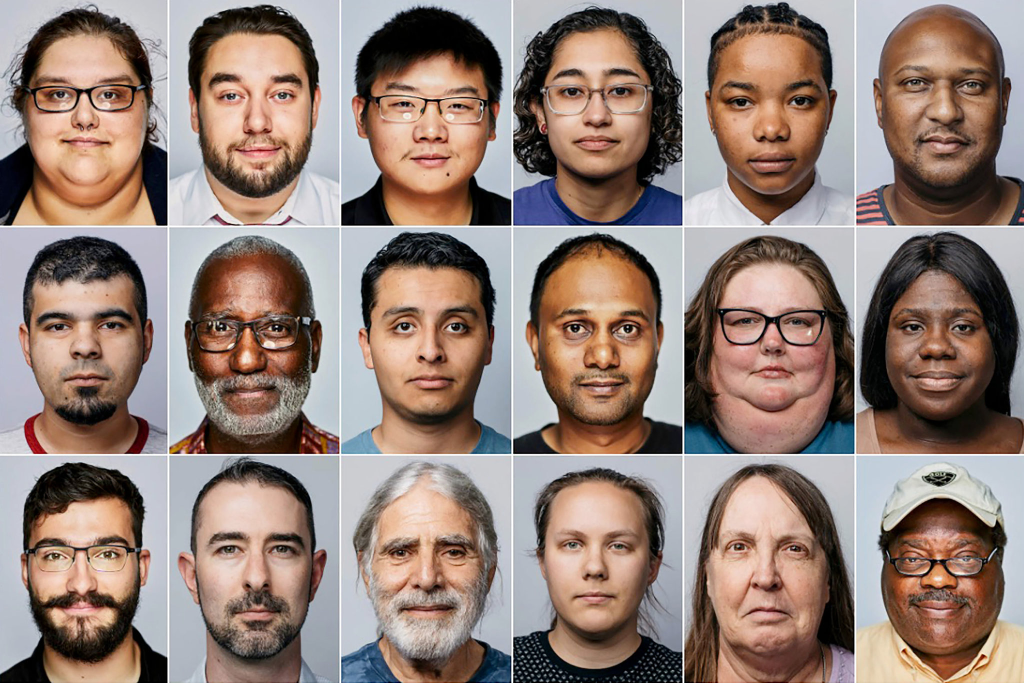
#> input picture Photos/people2.jpg, 2048 x 1365 px, found by its file name (shown at 1/2 size)
$ python FaceDetection.py
#> lines starting #> are read from the running program, lines starting #| are printed output that depends on the picture; after the words box and inside, x2 and y2 are one past the last pixel; in counts of white or black regions, pixels touching at a corner belong together
import cv2 as cv
import numpy as np

img = cv.imread(r'D:/computer-vision/Photos/people2.jpg')
#> img is the input picture: shape (1365, 2048, 3); mean B, G, R 119.7, 128.3, 147.7

width, height = 700, 500
new = cv.resize(img, (width, height))
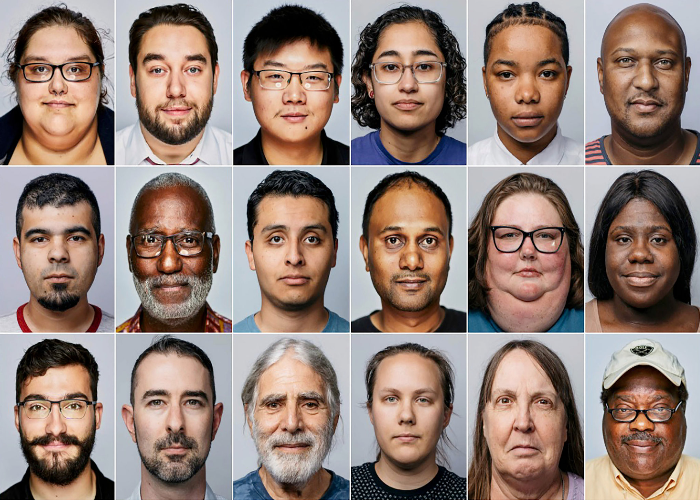
#> new: shape (500, 700, 3); mean B, G, R 119.7, 128.2, 147.7

gray = cv.cvtColor(new, cv.COLOR_BGR2GRAY)
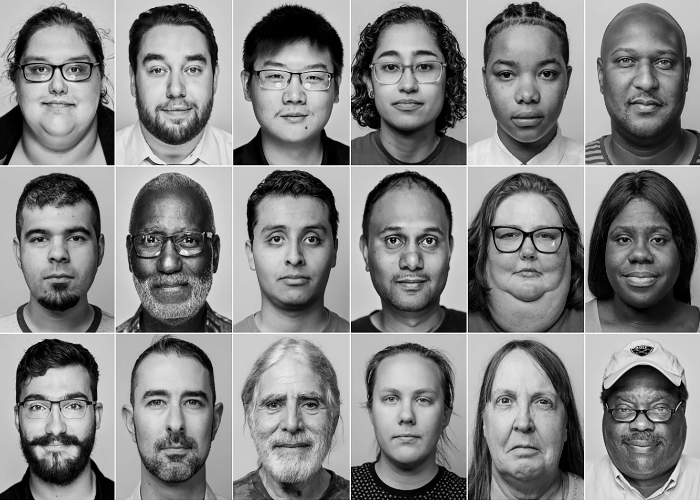
#> gray: shape (500, 700); min 0, max 255, mean 133

haar_cascade = cv.CascadeClassifier(r'D:/computer-vision/haar_face.xml')
faces = haar_cascade.detectMultiScale(gray, scaleFactor=1.1, minNeighbors=3)
#> faces = 18 rows, first 6: [125, 30, 100, 100], [475, 32, 104, 104], [598, 205, 86, 86], [12, 202, 92, 92], [362, 363, 90, 90], [596, 26, 95, 95]
# min is the min number of rectangles the code must identify to declare it as a face
# on setting the scale close to 1.1 and 3 or 4 we are accurately able to get all 18 faces correctly
# on increasing the min> 3, we are encountering errors of +1 or -1
for (x,y,w,h) in faces:
    cv.rectangle(new,(x,y),(x+w,y+h),(0,255,0),thickness=2)
#> this loop made 18 passes
#> (x, y, w, h) on passes 1 to 12: (125, 30, 100, 100), (475, 32, 104, 104), (598, 205, 86, 86), (12, 202, 92, 92), (362, 363, 90, 90), (596, 26, 95, 95), (360, 28, 96, 96), (250, 40, 92, 92), (474, 196, 106, 106), (241, 197, 107, 107), (360, 201, 102, 102), (472, 362, 102, 102)
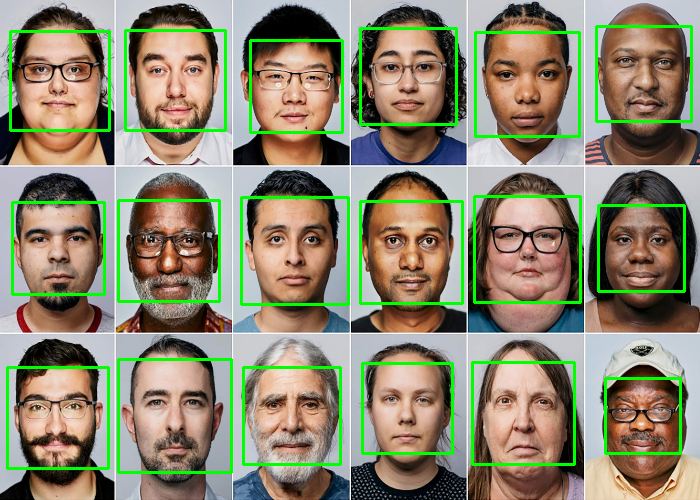
#> new: shape (500, 700, 3); 6.01% of pixels changed, all inside (x1, y1, x2, y2) = (6, 25, 693, 474)
cv.imshow('Final',new)
print(f'Number of faces: {len(faces)}')
#| Number of faces: 18
cv.waitKey(0)

# [13 lines of commented-out code are left out]
